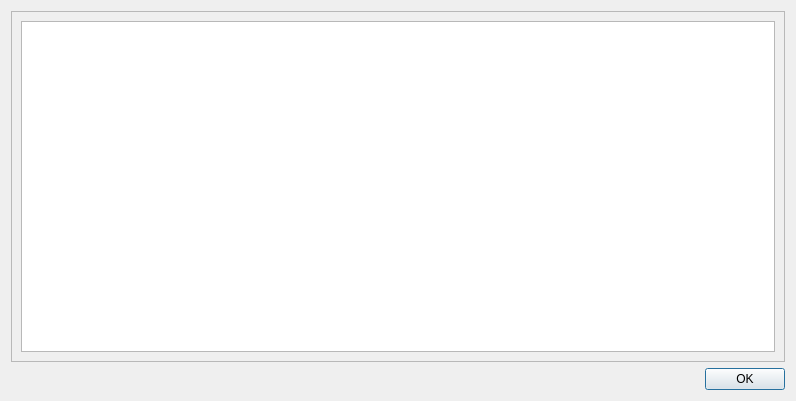
<?xml version="1.0" encoding="UTF-8"?>
<ui version="4.0">
 <class>cadastre_message_form</class>
 <widget class="QDialog" name="cadastre_message_form">
  <property name="geometry">
   <rect>
    <x>0</x>
    <y>0</y>
    <width>796</width>
    <height>401</height>
   </rect>
  </property>
  <property name="sizePolicy">
   <sizepolicy hsizetype="Preferred" vsizetype="Preferred">
    <horstretch>0</horstretch>
    <verstretch>0</verstretch>
   </sizepolicy>
  </property>
  <property name="windowTitle">
   <string>Cadastre - Notes de version</string>
  </property>
  <layout class="QVBoxLayout" name="verticalLayout">
   <item>
    <widget class="QScrollArea" name="scrollArea">
     <property name="widgetResizable">
      <bool>true</bool>
     </property>
     <widget class="QWidget" name="scrollAreaWidgetContents">
      <property name="geometry">
       <rect>
        <x>0</x>
        <y>0</y>
        <width>776</width>
        <height>348</height>
       </rect>
      </property>
      <layout class="QVBoxLayout" name="verticalLayout_2">
       <item>
        <widget class="QTextEdit" name="teMessage"/>
       </item>
      </layout>
     </widget>
    </widget>
   </item>
   <item>
    <widget class="QDialogButtonBox" name="buttonBox">
     <property name="standardButtons">
      <set>QDialogButtonBox::Ok</set>
     </property>
    </widget>
   </item>
  </layout>
 </widget>
 <tabstops>
  <tabstop>scrollArea</tabstop>
 </tabstops>
 <resources>
  <include location="resource.qrc"/>
 </resources>
 <connections/>
</ui>
